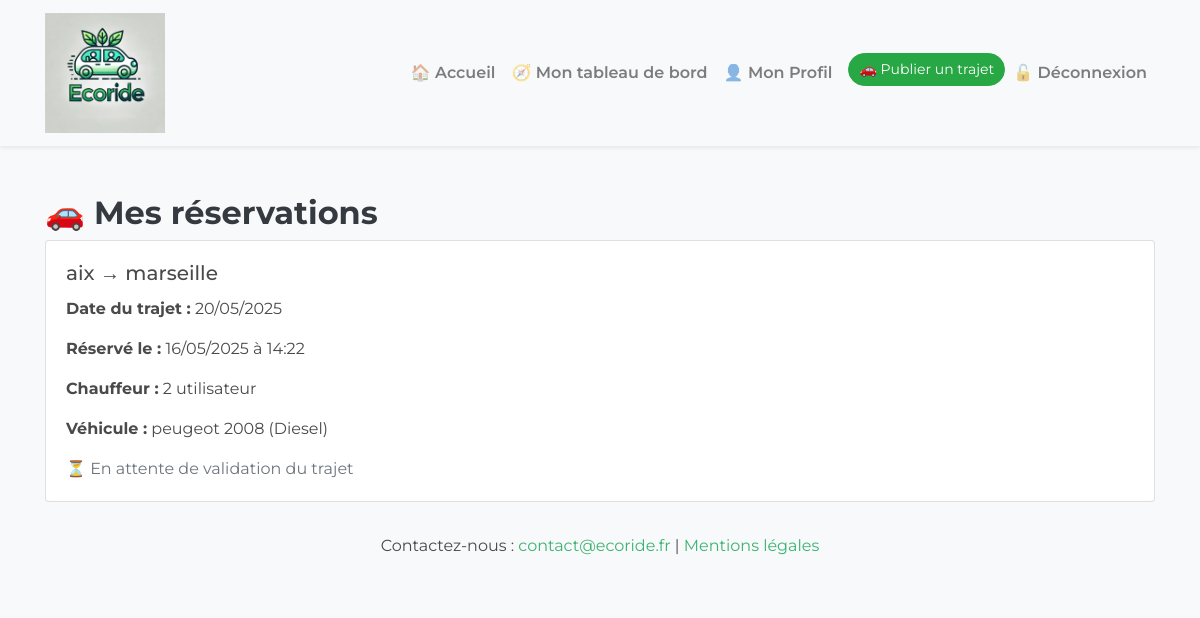
The app's page /views/mes_reservations.php (signed in), older data.
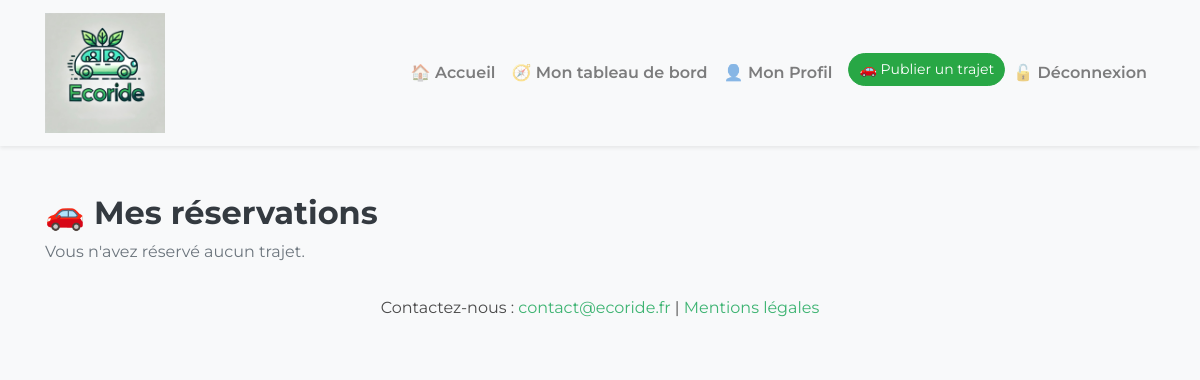
The same page, newer data.
### tables this page shows
CREATE TABLE `reservations` (
  `id` int NOT NULL,
  `user_id` int NOT NULL,
  `trajet_id` int NOT NULL,
  `date_reservation` timestamp NOT NULL DEFAULT CURRENT_TIMESTAMP
);

CREATE TABLE `trajets` (
  `id` int NOT NULL,
  `chauffeur` varchar(100) NOT NULL,
  `photo` varchar(255) DEFAULT 'default.jpg',
  `depart` varchar(100) NOT NULL,
  `adresse_depart` varchar(255) DEFAULT NULL,
  `destination` varchar(100) NOT NULL,
  `adresse_arrivee` varchar(255) DEFAULT NULL,
  `date` date NOT NULL,
  `prix` decimal(10,2) NOT NULL,
  `places` int NOT NULL DEFAULT '3',
  `vehicule_id` int DEFAULT NULL,
  `eco` tinyint(1) NOT NULL DEFAULT '0',
  `fumeur` tinyint(1) NOT NULL DEFAULT '0',
  `preferences` text,
  `created_at` timestamp NOT NULL DEFAULT CURRENT_TIMESTAMP,
  `user_id` int NOT NULL,
  `statut` enum('à_venir','en_cours','termine') DEFAULT 'à_venir',
  `duree_minutes` int NOT NULL DEFAULT '0'
);

CREATE TABLE `vehicules` (
  `id` int NOT NULL,
  `user_id` int DEFAULT NULL,
  `marque` varchar(100) DEFAULT NULL,
  `modele` varchar(100) DEFAULT NULL,
  `couleur` varchar(100) DEFAULT NULL,
  `energie` varchar(50) DEFAULT NULL,
  `plaque_immatriculation` varchar(20) DEFAULT NULL,
  `date_immatriculation` date DEFAULT NULL
);

### views/mes_reservations.php (the view, shortened to what this page needs)
<?php
require_once __DIR__ . '/../config/database.php';
$user_id = (int)$_SESSION['user_id'];
$sql = "
    SELECT
        r.id AS reservation_id,
        r.date_reservation,
        t.*,
        v.marque, v.modele, v.energie
    FROM reservations r
    JOIN trajets t ON r.trajet_id = t.id
    LEFT JOIN vehicules v ON t.vehicule_id = v.id
    WHERE r.user_id = :user_id
    ORDER BY r.date_reservation DESC
";
$stmt = $conn->prepare($sql);
$stmt->execute([':user_id' => $user_id]);
$reservations = $stmt->fetchAll(PDO::FETCH_ASSOC);
require_once __DIR__ . '/../templates/header.php';
?>
<div class="container mt-5">
    <h2>🚗 Mes réservations</h2>
    <?php if (empty($reservations)): ?>
        <p class="text-muted">Vous n'avez réservé aucun trajet.</p>
    <?php else: ?>
        <?php foreach ($reservations as $res): ?>
            <?php
            $trajetId = (int)($res['id'] ?? 0);
            $dateTrajet = isset($res['date']) ? new DateTime($res['date']) : null;
            $dateResa   = isset($res['date_reservation']) ? new DateTime($res['date_reservation']) : null;
            $trajet_termine = ($res['statut'] ?? '') === 'termine';
            $stmtC = $conn->prepare('SELECT COUNT(*) FROM avis WHERE utilisateur_id = ? AND trajet_id = ?');
            $stmtC->execute([$user_id, $trajetId]);
            $deja_note = (int)$stmtC->fetchColumn() > 0;
            $maintenant = new DateTime();
            ?>
            <div class="card mb-3">
                <div class="card-body">
                    <h5 class="card-title">
                        <?= htmlspecialchars($res['depart'] ?? '', ENT_QUOTES, 'UTF-8') ?> →
                        <?= htmlspecialchars($res['destination'] ?? '', ENT_QUOTES, 'UTF-8') ?>
                    </h5>
                    <p><strong>Date du trajet :</strong> <?= $dateTrajet ? $dateTrajet->format('d/m/Y') : '—' ?></p>
                    <p><strong>Réservé le :</strong> <?= $dateResa ? $dateResa->format('d/m/Y à H:i') : '—' ?></p>
                    <p><strong>Chauffeur :</strong> <?= htmlspecialchars($res['chauffeur'] ?? '—', ENT_QUOTES, 'UTF-8') ?></p>
                    <p><strong>Véhicule :</strong> <?= htmlspecialchars(trim(($res['marque'] ?? '') . ' ' . ($res['modele'] ?? '')), ENT_QUOTES, 'UTF-8') ?>
                        <?php if (!empty($res['energie'])): ?>
                            (<?= htmlspecialchars($res['energie'], ENT_QUOTES, 'UTF-8') ?>)
                        <?php endif; ?>
                    </p>
                    <?php if ($trajet_termine): ?>
                        <?php if ($deja_note): ?>
                            <span class="text-success">✔️ Trajet déjà évalué</span>
                        <?php else: ?>
                            <a href="/views/laisser_avis.php?id=<?= $trajetId ?>" class="btn btn-success">📝 Déposer un avis</a>
                            <a href="/views/signaler_trajet.php?id=<?= $trajetId ?>" class="btn btn-danger ms-2">❌ Signaler un problème</a>
                        <?php endif; ?>
                    <?php else: ?>
                        <span class="text-muted">⏳ En attente de validation du trajet</span>
                    <?php endif; ?>
                </div>
            </div>
        <?php endforeach; ?>
    <?php endif; ?>
</div>
<?php require_once __DIR__ . '/../templates/footer.php'; ?>

Row changes from the older to the newer data that the page shows:
no longer on this page (row edited): reservations: trajet.depart "aix", trajet.destination "marseille", trajet.date "20/05/2025", date_reservation "16/05/2025 à 14:22", trajet.chauffeur "2 utilisateur", vehicules.marque+modele "peugeot 2008", vehicules.energie "Diesel"
Text that changed along with them:
text now shown: "Vous n'avez réservé aucun trajet."
